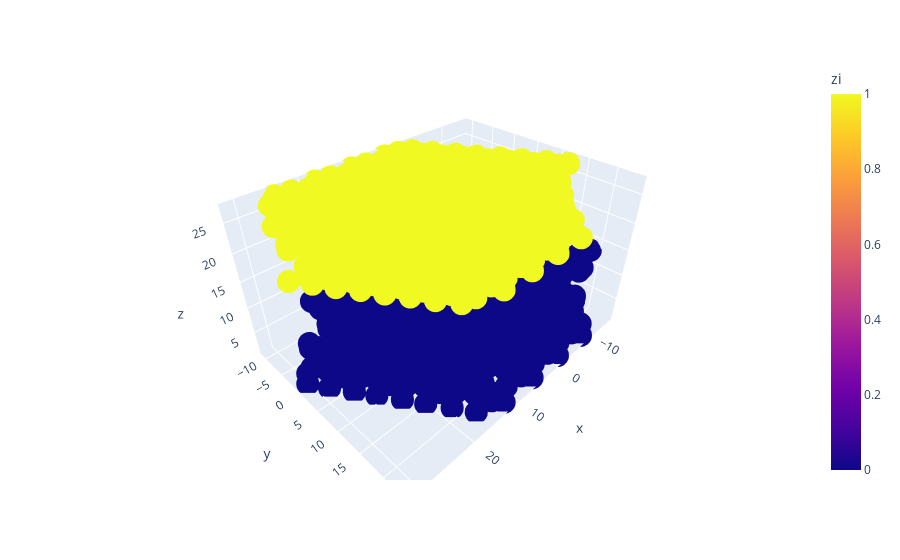

The code cell stored with this chart in its notebook:
### Code cell
initial=pd.read_csv('data/qualitative/data_lmpo0001.lmp', delim_whitespace=True, skiprows=28, nrows=2025, names=['id','mol','type','charges','x','y','z','cell', 'block','zi'])
import plotly.express as px
import matplotlib.pyplot as plt
O_boundaryi, initial=block_recognition(initial)
df_location=pd.read_csv('data/output/location.txt',delim_whitespace=True)

O_boundaryf=O_boundarysearch(initial,O_boundaryi)
cellplanes=Cell_planes(O_boundaryf, df_location)
final=initial
rows=row(final, initial,cellplanes)
fig=px.scatter_3d(rows,x='x', y='y', z='z', color='zi')
fig.show()
x=[]
y=[]
z=[]
charge=[]
xm=[]
ym=[]
plt.figure(figsize=(8, 8))

for index, point in initial.iterrows():
    if point['zi']==0 and point['block']=='-': #and point['block']=='-':
        x+=[point['x']]
        xm+=[point['x']]
        ym+=[point['y']]
        y+=[point['y']]
        z+=[point['z']]
        charge+=[initial.iloc[int(point['id'])-1]['charges']]
    if point['zi']==0 and point['block']=='water':
        x+=[point['x']]
        y+=[point['y']]
        z+=[point['z']]
        charge+=[0]
from scipy.interpolate import griddata
# define grid.
# https://scipy-cookbook.readthedocs.io/items/Matplotlib_Gridding_irregularly_spaced_data.html
xi = np.linspace(-20,30,100)
yi = np.linspace(-5,25,100)
# grid the data.
zi = griddata((x, y), charge, (xi[None,:], yi[:,None]), method='linear')
# contour the gridded data, plotting dots at the randomly spaced data points.
CS = plt.contour(xi,yi,zi,15,linewidths=0.5,colors='k')
CS = plt.contourf(xi,yi,zi,15,cmap=plt.cm.jet)
#plt.colorbar() 
# draw colorbar
# plot data points.
plt.scatter(xm,ym,marker='o',c='b',s=5)
plt.xlabel(r'y  [$\AA$]', fontsize=16)
plt.ylabel(r'z  [$\AA$]', fontsize=16)
plt.xticks(fontsize=14)
plt.yticks(fontsize=14)

plt.title('ab plane - 1st layer\n initial configuration', fontsize=18)

plt.autoscale(enable=True, axis='both')
plt.show()

### Figure 1 — Plotly figure (JSON) as saved in the notebook; plotly's stock layout.template omitted (floating-point values rounded to 4 significant figures; data arrays with more than 128 entries replaced by an {"elided": "..."} marker saying what was removed)
{"data": [{"hovertemplate": "x=%{x}<br>y=%{y}<br>z=%{z}<br>zi=%{marker.color}<extra></extra>", "legendgroup": "", "marker": {"color": {"elided": "2025 int values"}, "coloraxis": "coloraxis", "symbol": "circle"}, "mode": "markers", "name": "", "scene": "scene", "showlegend": false, "type": "scatter3d", "x": {"elided": "2025 float values"}, "y": {"elided": "2025 float values"}, "z": {"elided": "2025 float values"}}], "layout": {"coloraxis": {"colorbar": {"title": {"text": "zi"}}, "colorscale": [[0, "#0d0887"], [0.1111, "#46039f"], [0.2222, "#7201a8"], [0.3333, "#9c179e"], [0.4444, "#bd3786"], [0.5556, "#d8576b"], [0.6667, "#ed7953"], [0.7778, "#fb9f3a"], [0.8889, "#fdca26"], [1, "#f0f921"]]}, "legend": {"tracegroupgap": 0}, "margin": {"t": 60}, "scene": {"domain": {"x": [0, 1], "y": [0, 1]}, "xaxis": {"title": {"text": "x"}}, "yaxis": {"title": {"text": "y"}}, "zaxis": {"title": {"text": "z"}}}}}
